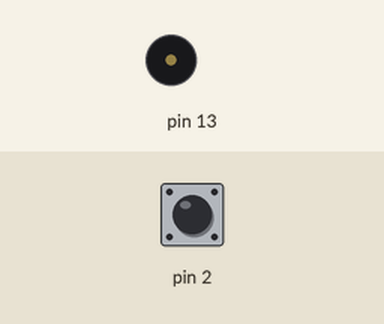
The sketch below on a simulated Arduino Uno, built with avr-gcc and run on an emulated ATmega328P. Parts: buzzer (waves = sounding). Inputs (shaded band) come from the test bench; at power-on: pin 2 HIGH. What the sketch prints to the serial monitor is not drawn.

Above: at 1.8 s.
1.9 s: pin 2 pulled LOW for 0.6 s
Timing chart, 0 to 11.5 s (numbered marks = the images above; inputs shaded):
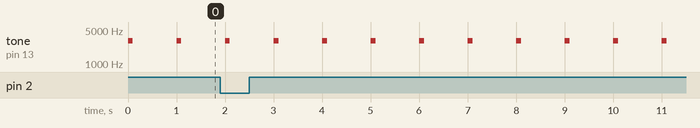

The sketch:

timer.ino
```cpp
int s=-1;
int m=0;
int h=0;
int btnout=0;
int resetcount=0;
bool lightOffNext=false;

void setup() {
  Serial.begin(9600);
  pinMode(13,OUTPUT);
  pinMode(2,INPUT_PULLUP);
  Serial.println("build 21/02/18\nCommenced timer program.");
}

void loop() {
  btnout = digitalRead(2);
  if (btnout==0)
  {
    resetcount=resetcount+1;
    Serial.print("\n\nTimer restarted.\nRestarted ");
    Serial.print(resetcount);
    Serial.print(" time(s).\n");
    s=-1;
    m=0;
    h=0;
    lightOffNext=false;
  }
  if (lightOffNext==true)
  {
    lightOffNext=false;
    digitalWrite(13,LOW);
  }
  else
  {
   lightOffNext=true;
    ++s;
    if (s==60)
    {
      s=0;
      ++m;
    }
    if (m==60)
    {
      m=0;
      ++h;
    }
    Serial.print("\n");
    if (h<10)
    {
      Serial.print("0");
      Serial.print(h);
    }
    else
    {
      Serial.println(h);
    }
    Serial.print(":");
    if (m<10)
    {
      Serial.print("0");
    }
    Serial.print(m);
    Serial.print(":");
    if (s<10)
    {
      Serial.print("0");
    }
    Serial.print(s);
    digitalWrite(13,HIGH);
    tone(13,3000,100);
  }
  delay(500);
}
```

Measured:
- by itself, tone on pin 13: alternates 3000 Hz for 0.10 s and silent for 0.90 s
